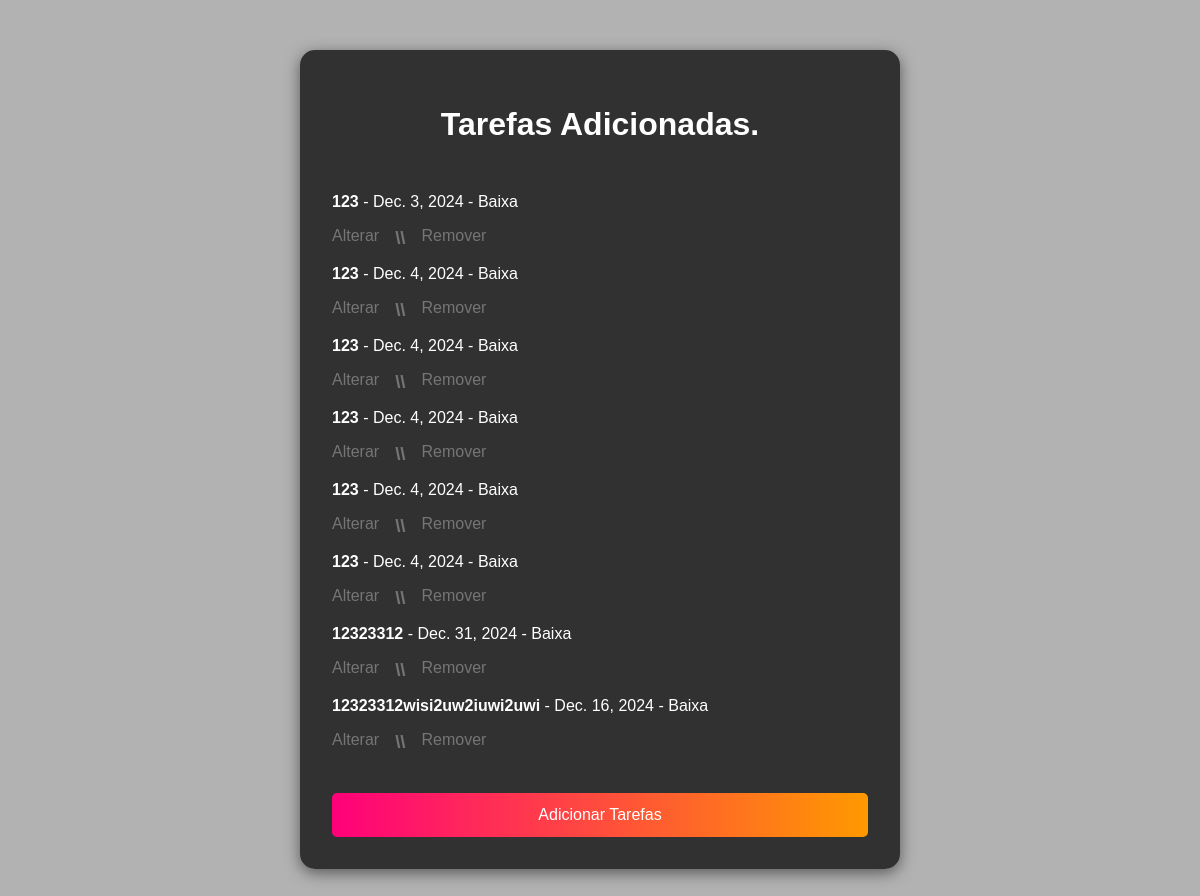
The app's page /tarefas/ (signed in), older data.
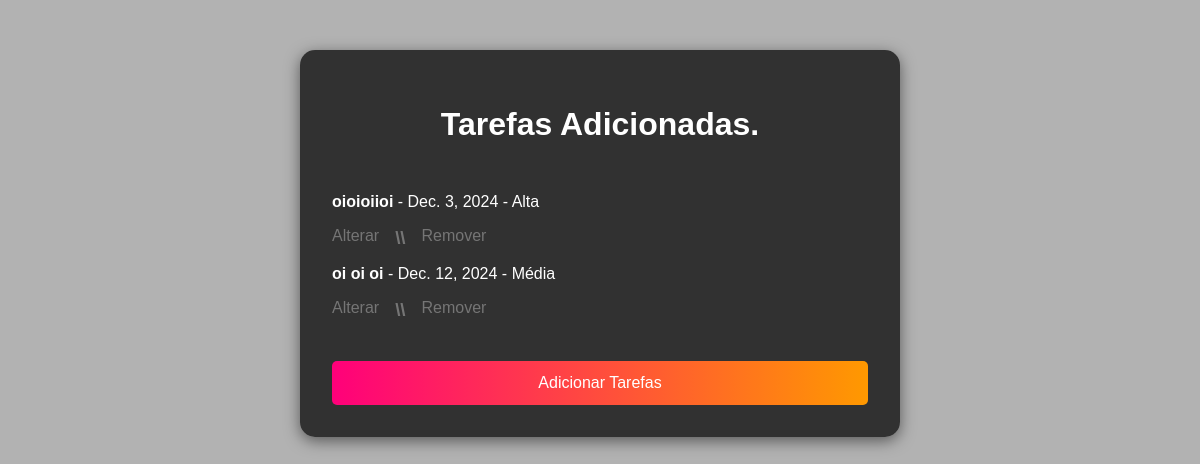
The same page, newer data.
### taskmasterapp/models.py (models this page shows, shortened)
class Task(models.Model):
    title = models.CharField(max_length=255)
    description = models.TextField(blank=True, null=True)
    due_date = models.DateField()
    priority = models.CharField(
        max_length=10,
        choices=[
            ('Baixa', 'Baixa'),
            ('Média', 'Média'),
            ('Alta', 'Alta')
        ]
    )
    user = models.ForeignKey(User, on_delete=models.CASCADE, related_name='tasks')

### taskmasterapp/views.py (the view)
# urls.py: path('tarefas/', views.TaskList_view, name='task'),
def TaskList_view(request):
    tasks = Task.objects.filter(user=request.user)  # Filtra tarefas do usuário logado
    return render(request, "task/task.html", {"tasks": tasks})

### taskmasterapp/templates/task/task.html (shortened to what this page needs)
{% load static %}
<!DOCTYPE html>
<html lang="pt-BR">
<head>
    <link rel="stylesheet" href="{% static 'registrotarefas/stylergst.css' %}">
</head>
<body>
    <div class="container">
            <h1>Tarefas Adicionadas.</h1>
            <ul>
                {% for task in tasks %}
                <li>
                    <strong>{{ task.title }}</strong> - {{ task.due_date }} - {{ task.priority }}
                    <div class="btn-container">
                    <a href="{% url 'edit_task' task.id %}" class="btnedit" class="btn btn-edit">Alterar</a>
                    <h3>\\</h3>
                    <a href="{% url 'delete_task' task.id%}" class="btndelete" class="btn btn-delete" onclick="return confirm('Tem certeza que deseja remover essa tarefa?');">Remover</a>
                    </div>
                </li>
                {% empty %}
                <p>Você ainda não possui tarefas cadastradas.</p>
                {% endfor %}
            </ul>
            <a href="{% url 'tasksregister' %}"><button id="show-tasks">Adicionar Tarefas</button></a>
    </div>
</body>
</html>

### taskmasterapp/static/registrotarefas/stylergst.css (style rules this page uses)
* { margin: 0; padding: 0; box-sizing: border-box; }
body { font-family: 'Poppins', sans-serif; color: white; background: linear-gradient(rgba(0, 0, 0, 0.300), rgba(0, 0, 0, 0.300)), url("https://img.freepik.com/premium-vector/orange-sparkle-black-background-red-flash-highlight-dark-background-vector-illustration_541075-89.jpg") no-repeat center center/cover; justify-content: center; align-items: center; min-height: 100vh; overflow: auto; margin: 0; }
.container { max-width: 600px; margin: 50px auto; padding: 20px; background: rgba(18, 18, 18, 0.800); border-radius: 15px; padding: 2rem; box-shadow: 0 4px 15px rgba(0, 0, 0, 0.5); }
h1 { text-align: center; color: white; margin-top: 1.5rem; margin-bottom: 50px; }
ul { list-style-type: none; padding: 0; margin: 0; }
ul li { margin-bottom: 8px; }
ul { list-style: none; }
#show-tasks { margin-top: 1.5rem; width: 100%; padding: 0.8rem; background: linear-gradient(to right, #ff007a, #ff9900); border: none; border-radius: 5px; font-size: 1rem; color: #fff; cursor: pointer; }
.btn-container { display: flex; font-size: 1rem; color: #757575; text-decoration: none; margin-top: 1rem; margin-bottom: 1rem; }
.btnedit { font-size: 1rem; color: #757575; text-decoration: none; display: block; text-align: center; margin-right: 1rem; }
.btndelete { font-size: 1rem; color: #757575; text-decoration: none; display: block; text-align: center; padding-left: 1rem; }

Row changes from the older to the newer data that the page shows:
removed Task: title "123", due_date "Dec. 4, 2024", priority "Baixa"
removed Task: title "123", due_date "Dec. 4, 2024", priority "Baixa"
removed Task: title "123", due_date "Dec. 4, 2024", priority "Baixa"
removed Task: title "123", due_date "Dec. 4, 2024", priority "Baixa"
removed Task: title "123", due_date "Dec. 4, 2024", priority "Baixa"
removed Task: title "12323312", due_date "Dec. 31, 2024", priority "Baixa"
removed Task: title "12323312wisi2uw2iuwi2uwi", due_date "Dec. 16, 2024", priority "Baixa"
changed Task: title "123" → "oioioiioi"; priority "Baixa" → "Alta"
added Task: title "oi oi oi", due_date "Dec. 12, 2024", priority "Média"
